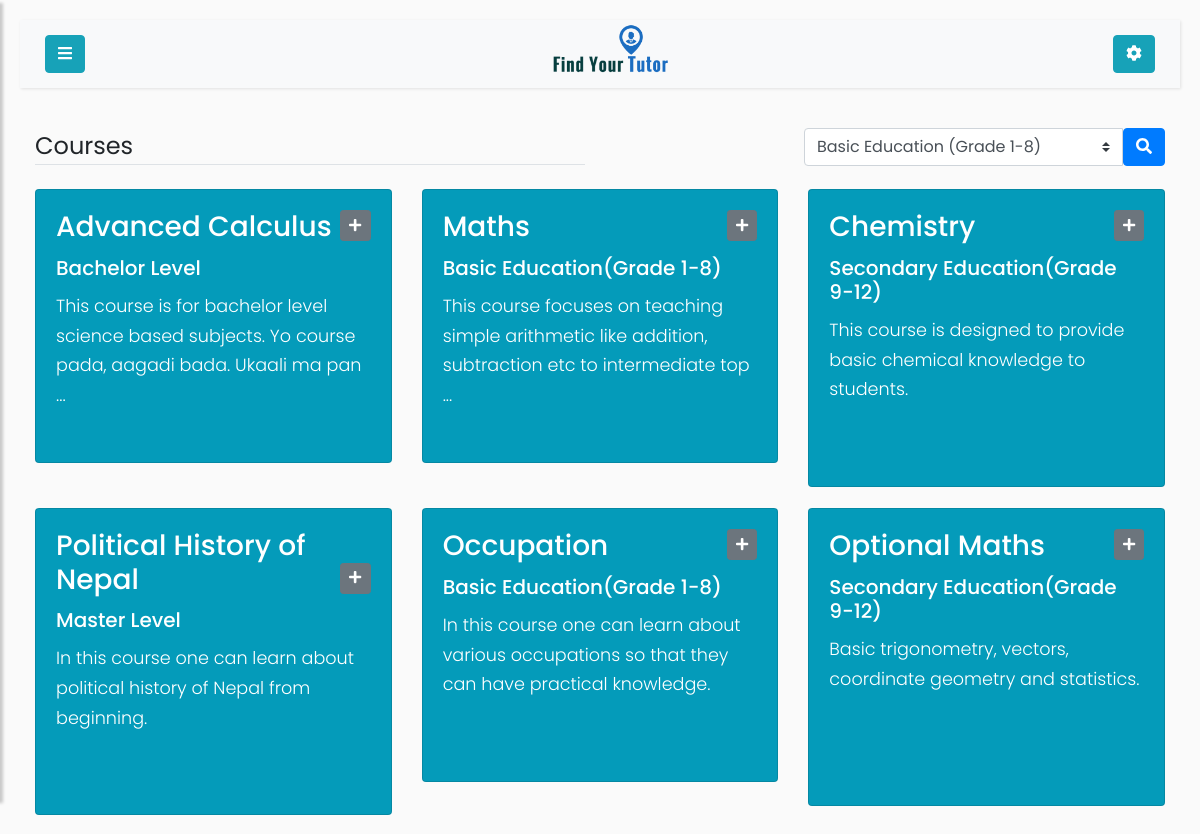
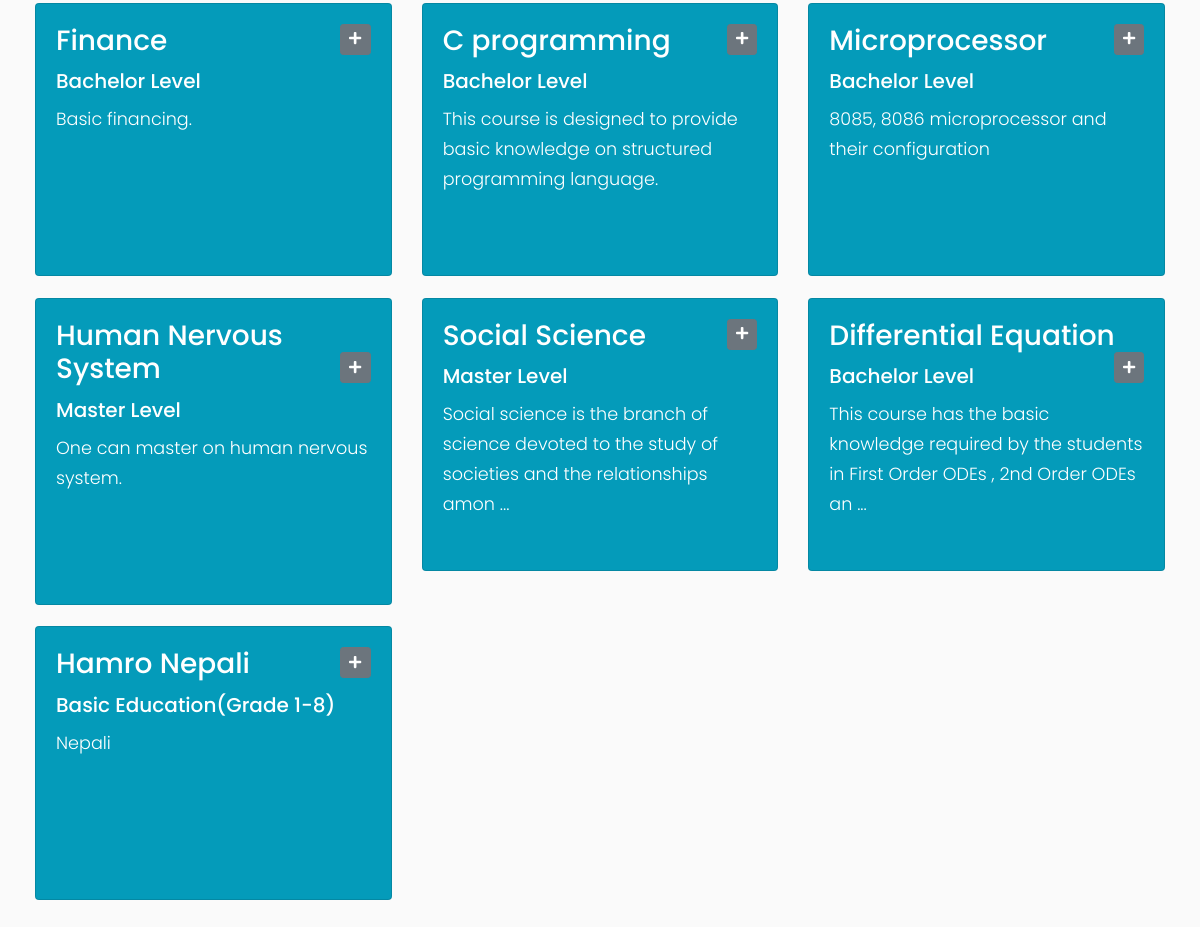
/courses (signed in), run on the app's committed database (2 pictures, top to bottom).
### app/models.py (models this page shows)
class Course(db.Model):
    id = db.Column(db.Integer, primary_key=True)
    course_title = db.Column(db.String(100), nullable=False)
    course_level = db.Column(db.String(100), nullable=False)
    course_description = db.Column(db.String(1000))
    mycourse = db.relationship('Mycourse', backref='Course', cascade="all, delete")

### app/routes.py (the view)
@app.route('/courses')
@login_required
def courses():
    educational_level = request.args.get('educational_level', None)
    if educational_level:
        courses = Course.query.filter_by(course_level=educational_level)
    else:
        courses = Course.query.all()
    user = User.query.filter_by(username=current_user.username).first()
    return render_template('courses.html',profilepic=fetch_profile_pic(getattr(user, user.role)), courses=courses, user=user)

### app/models.py (called while the page is built)
@login_manager.user_loader
def load_user(id):
    return User.query.get(int(id))

### app/routes.py (called while the page is built)
def fetch_profile_pic(user_obj):
    try:
        pic_name_from_db = getattr(user_obj, 'profile_pic')
        picture_path = os.path.join(app.root_path, 'static/profile_pics')
        if pic_name_from_db in os.listdir(picture_path):
            profile_pic = url_for('static',filename='profile_pics/' + pic_name_from_db)
            return profile_pic
        return fetch_default_profile_pic(user_obj)
    except:
        return fetch_default_profile_pic(user_obj)

### app/templates/courses.html (shortened to what this page needs)
{% if user.role=='student' %}
    {% extends 'student.html' %}
{% else %}
    {% extends 'tutor.html' %}
{% endif %}
{% block content %}
    <div class="container-fluid">
        <div class='row'>
            <div class="col-md-6">
                <legend class="border-bottom mb-4 ">
                    Courses
                </legend>
            </div>
            <div class="col-md-6">
                <form action='' method="GET" style="float:right;">
                    <div class='input-group'>
                        <select class="custom-select" name="educational_level">
                            <option value='Basic Education(Grade 1-8)'>Basic Education (Grade 1-8)</option>
                        </select>
                        <span>
                            <button type="submit" class= "btn btn-primary" value="" >
                                <i class="fas fa-search" ></i>
                            </button>
                        </span>
                    </div>
                </form>
            </div>
        </div>
        <div class="row">
            {% for course in courses %}
                <div class="col-md-4">
                    <div class="card">
                        <div class="card-body">
                            <h3 class="card-title" >
                                <a href="{{url_for('courses_by_id', id=course.id)}}">
                                    {{ course.course_title }}
                                </a>
                                <a class="btn btn-secondary btn-sm " href="{{url_for('add_course',id=course.id)}}" style="float:right;">
                                    <i class="fas fa-plus"></i>
                                </a>
                            </h3>
                            <h5 class="card-title">
                                {{ course.course_level.title() }}
                            </h5>
                            <p class="card-text">
                                {% if course.course_description %}
                                    {% if course.course_description | length > 100 %}
                                        {{ course.course_description[:100] }} ...
                                    {% else %}
                                        {{ course.course_description }}
                                    {% endif %}
                                {% endif %}
                            </p>
                        </div>
                    </div>
                </div>
            {% endfor %}
        </div>
    </div>
{% endblock %}

### app/templates/student.html (shortened to what this page needs)
{% extends "extends/base-user.html" %}

### app/templates/extends/base-user.html (shortened to what this page needs)
<!DOCTYPE html>
<html>
<head>
    <link rel="stylesheet" href="https://stackpath.bootstrapcdn.com/bootstrap/4.1.0/css/bootstrap.min.css">
    <link rel="stylesheet" href="https://cdnjs.cloudflare.com/ajax/libs/malihu-custom-scrollbar-plugin/3.1.5/jquery.mCustomScrollbar.min.css">
</head>
<body>
    <div class ='wrapper'>
        <div id='content'>
            <nav class="navbar navbar-expand-lg navbar-light bg-light">
                <div class="container-fluid">
                    <button type="button" id="sidebarCollapse" class="btn btn-info">
                        <i class="fa fa-bars"></i>
                    </button>
                    <a class="navbar-brand" href="{{url_for('home')}}">
                        <img class="image-responsive" style="width:120.5px;height:62px;"
                          src="{{url_for('static', filename='images/logo.png')}}" />
                    </a>
                    {% if current_user.role == 'tutor' %}
                    <a class="btn btn-info" href="{{url_for('tutor_account_activities')}}">
                    {% else %}
                    <a class="btn btn-info" href="{{url_for('student_account_activities')}}">
                    {% endif %}
                        <i class="fas fa-cog"></i>
                    </a>
                </div>
            </nav>
            {% block content %}{% endblock %}
        </div>
    </div>
</body>
</html>

### data on the page
Course: course_title "Advanced Calculus", course_level "Bachelor Level", course_description "This course is for bachelor level science based subjects. Yo course pada, aagadi bada. Ukaali ma pan"
Course: course_title "Maths", course_level "Basic Education(Grade 1-8)", course_description "This course focuses on teaching simple arithmetic like addition, subtraction etc to intermediate top"
Course: course_title "Chemistry", course_level "Secondary Education(Grade 9-12)", course_description "This course is designed to provide basic chemical knowledge to students."
Course: course_title "Political History of Nepal", course_level "Master Level", course_description "In this course one can learn about political history of Nepal from beginning."
Course: course_title "Occupation", course_level "Basic Education(Grade 1-8)", course_description "In this course one can learn about various occupations so that they can have practical knowledge."
Course: course_title "Optional Maths", course_level "Secondary Education(Grade 9-12)", course_description "Basic trigonometry, vectors, coordinate geometry and statistics."
Course: course_title "Finance", course_level "Bachelor Level", course_description "Basic financing."
Course: course_title "C programming", course_level "Bachelor Level", course_description "This course is designed to provide basic knowledge on structured programming language."
Course: course_title "Microprocessor", course_level "Bachelor Level", course_description "8085, 8086 microprocessor and their configuration"
Course: course_title "Human Nervous System", course_level "Master Level", course_description "One can master on human nervous system."
Course: course_title "Social Science", course_level "Master Level", course_description "Social science is the branch of science devoted to the study of societies and the relationships amon"
Course: course_title "Differential Equation", course_level "Bachelor Level", course_description "This course has the basic knowledge required by the students in First Order ODEs , 2nd Order ODEs an"
Course: course_title "Hamro Nepali", course_level "Basic Education(Grade 1-8)", course_description "Nepali"
